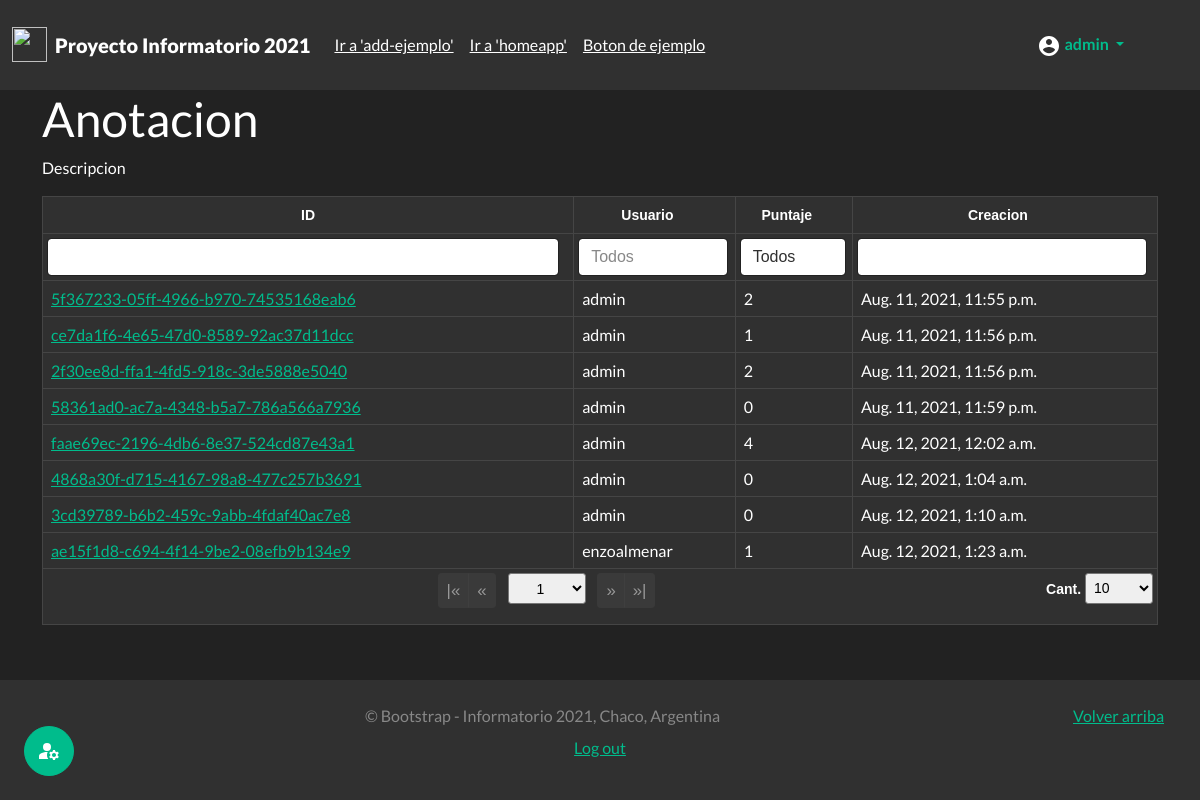
Page /useradmin/act (signed in) on the earlier database version.
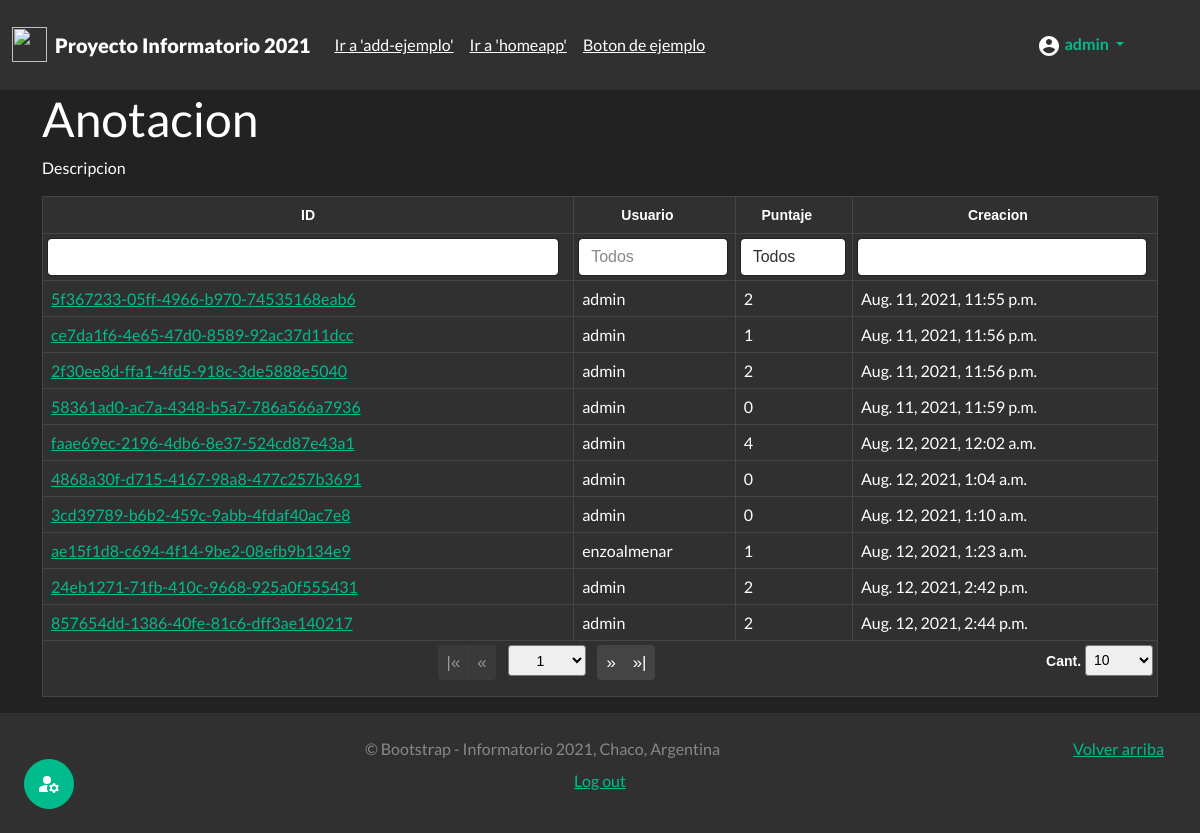
Same page on the later database version.
### juego_chaco/models.py (models this page shows)
class Partida(models.Model):
    id=models.UUIDField(primary_key=True, default=uuid.uuid4, editable=False)
    usuario=models.ForeignKey(User,on_delete=models.CASCADE)
    puntuacion=models.IntegerField()
    fecha = models.DateTimeField(auto_now_add=True, editable=False)

### authusuario/views.py (the view)
# urls.py: path('useradmin/<str:id>',views.mi_useradmin,name="mi_useradmin"),
@login_required(login_url="login")
@permission_required('authusuario.es_usuario_admin',raise_exception=True)
def mi_useradmin(request,id):
    sw={"prg":admin_cuestionarios,"usr":admin_usuarios,"act":admin_actividades}
    func= sw.get(id,"ERROR")
    if func != "ERROR":
        return func(request)
    raise Http404

### authusuario/views.py (called while the page is built)
def admin_actividades(request):
    lista_partidas=Partida.objects.all()
    print(lista_partidas)
    context={"partidas":lista_partidas}
    return render(request,'admin/admin_actividades.html',context)

### templates/admin/admin_actividades.html (shortened to what this page needs)
{% extends 'base.html' %}
{% load static %}
{% block load_scr %}
<link href={% static 'css/theme.bootstrap_4.css' %} rel="stylesheet">
<link href={% static 'css/jquery.tablesorter.pager.css' %} rel="stylesheet">
{% endblock  %}
{% block content %}
<div class="container">
  <h1>Anotacion</h2>
  <p>Descripcion</p>
  <table class="table table-dark table-bordered table-hover table-responsive">
    <thead class="thead-dark text-center">
      <tr>
        <th class="sorter-false filter-exact">ID</th>
        <th class="filter-exact" data-placeholder="Todos">Usuario</th>
        <th class="filter-select filter-exact" data-placeholder="Todos">Puntaje</th>
        <th class="filter-exact">Creacion</th>
    </thead>
    <tfoot class="text-center">
      <tr>
        <th colspan="7" class="ts-pager">
          <div class="form-inline">
            <div class="btn-group btn-group-sm mx-1" role="group">
              <button type="button" class="btn btn-secondary first" title="first">|&laquo;</button>
              <button type="button" class="btn btn-secondary prev" title="previous">&laquo;</button>
            </div>
            <select class="form-control-sm custom-select px-4 mx-1 pagenum" title="N° de página"></select>
            <div class="btn-group btn-group-sm mx-1" role="group">
              <button type="button" class="btn btn-secondary next" title="next">&raquo;</button>
              <button type="button" class="btn btn-secondary last" title="last">&raquo;|</button>
            </div>
            <p class="float-end">
              <a>Cant.</a>
              <select class="form-control-sm custom-select px-1 pagesize" title="Seleccione el tamaño de página">
                <option selected="selected" value="10">10</option>
            </p>
          </div>
        </th>
      </tr>
    </tfoot>
    <tbody>
      {% for partida in partidas %}
        <tr>
        <td><a href= {% url 'ver-partida' partida.pk %}>{{partida.pk}}</a></td>
        <td>{{partida.usuario}}</td>
        <td>{{partida.puntuacion}}</td>
        <td>{{partida.fecha}}</td>
        </tr>
      {% endfor %}
    </tbody>
  </table>
</div>
{% endblock  %}

### templates/base.html (shortened to what this page needs)
{% load static %}
<html lang="es" class="h-100">
  <head>
    <link href={% static 'css/bootstrap.min.css' %} rel="stylesheet">
    <link href={% static 'css/main.css' %} rel="stylesheet">
    <link href={% static 'css/sidebars.css' %} rel="stylesheet">
    {% block load_scr %}
    {% endblock  %}
  </head>
  <body class="d-flex flex-column h-100">
    {% include 'partials/_header.html' %}
    <main class="flex-shrink-0">
      {% block content %}
      {% endblock %}
    </main>
    {% include 'partials/_footer.html' %}
  </body>
</html>

### templates/partials/_favicon.html (shortened to what this page needs)
{% load static %}

### templates/partials/_header.html (shortened to what this page needs)
{% load static %}
<header class="sticky-top">
  <nav class="navbar navbar-expand-md navbar-dark bg-dark">
    <div class="container-fluid">
      <a href={% url 'home'%} class="navbar-brand d-flex align-items-center">
        <img class="me-2" src={% static 'img/w_logo.png' %} alt="" width="35" height="35">
        <div class="navbar-collapse collapse">
          <strong><b>Proyecto Informatorio 2021</b></strong>
        </div>
      </a>
      <div class="navbar-collapse collapse" id="navbarHeader">
        <ul class="navbar-nav me-auto mb-2 mb-md-0">
          <li class="nav-link"><a href='#' class="text-white">Ir a 'add-ejemplo'</a></li>
          <li class="nav-link"><a href='#' class="text-white">Ir a 'homeapp'</a></li>
          <li class="nav-link"><a href="#" class="text-white">Boton de ejemplo</a></li>
        </ul>
      </div>
      {% if user.is_authenticated %}
      <li class="nav-link dropdown">
        <a href="#" class="nav-link dropdown-toggle active" id="navbarDropdownUserInfo" role="button" data-bs-toggle="dropdown" aria-expanded="false">
          <b>{{user.username}}</b>
        </a>
      </li>
      {% else %}
      <li class="nav-link"><a href={% url 'login'%} class="text-white">Iniciar sesion</a><a> / </a><a href={% url 'register'%} class="btn btn-success"><b>Registrarse</b></a></li>
      {% endif %}
    </div>
  </nav>
</header>

### templates/partials/_adminsidebar.html (shortened to what this page needs)
{% load static %}

### templates/partials/_footer.html (shortened to what this page needs)
{% load static %}
<footer class="footer bg-dark text-muted mt-auto py-4">
  <div class="container-fluid">
    <p class="float-end mb-1 me-1 me-sm-4">
      <a href="#">Volver arriba</a>
    </p>
    <p class="text-center mb-2">&copy; Bootstrap - Informatorio 2021, Chaco, Argentina</p>
    {% if user.is_authenticated %}
      <p class="text-center"><a href={% url 'logout'%} class="float-center mb-1">Log out</a></p>
      {% if perms.authusuario.es_usuario_admin %}
        <button type="button" class="fixed-bottom py-2 ms-1 mb-1 py-sm-6 ms-sm-4 mb-sm-4 btn btn-success btn-circle btn-md" data-bs-toggle="offcanvas" data-bs-target="#menuAdmin_oculto" aria-controls="menuAdmin_oculto">
        </button>
      {% endif %}
    {% endif %}
  </div>
</footer>

### Proyecto_InfoCh2021/static/css/main.css (style rules this page uses)
.float-center { float:center!important }
.btn-circle.btn-md { width: 50px; height: 50px; padding: 7px 10px; border-radius: 25px; font-size: 10px; text-align: center; }

### Proyecto_InfoCh2021/static/css/sidebars.css (style rules this page uses)
.dropdown-toggle { outline: 0; }

### templates/admin/admin_actividades.html (style rules this page uses)
.tablesorter-pager .btn-group-sm .btn { font-size: 1.2em; }

Differences in the rows shown:
added Partida: pk "24eb1271-71fb-410c-9668-925a0f555431", usuario "admin", puntuacion "2", fecha "Aug. 12, 2021, 2:42 p.m."
added Partida: pk "857654dd-1386-40fe-81c6-dff3ae140217", usuario "admin", puntuacion "2", fecha "Aug. 12, 2021, 2:44 p.m."
